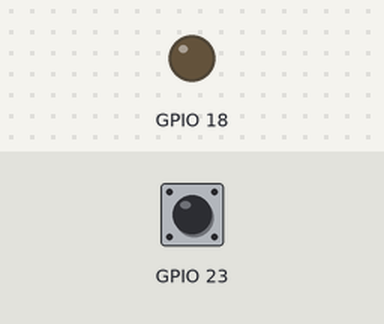
The program below on a simulated Raspberry Pi (BCM pin numbers). Shown: output pins drawn as LEDs (lit = HIGH). The test bench sets the inputs (shaded band); at power-on: GPIO 23 HIGH. The desktop window is not drawn, its controls go by their first labels and the mouse button is held 0.15 s.

Above: at 1.2 s.
1.3 s: GPIO 23 pulled LOW for 0.15 s
At 1.37 s:
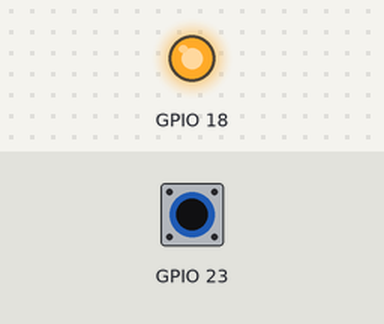
2.9 s: GPIO 23 pulled LOW for 3.2 s
At 7.5 s:
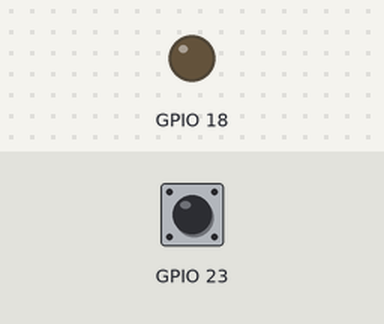
Timing chart, 0 to 9.0 s (numbered marks = the images above; inputs shaded):
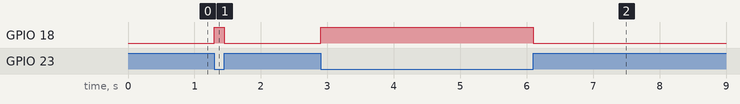

Measured:
- after the input at 1.3 s, GPIO 18: LOW → HIGH at once, → LOW 0.15 s later
- after the input at 2.9 s, GPIO 18: LOW → HIGH at once, → LOW 3.2 s later

The program:

02_led_switch_gui.py
```python
#
# 02_led_switch_gui.py
#

import tkinter
import RPi.GPIO as GPIO
import time

DEFAULT_SWITCH_PORT = 23
DEFAULT_LED_PORT = 18

class LedSwitchGUI(object):

    def __init__(self,
                 switch_port=DEFAULT_SWITCH_PORT, led_port=DEFAULT_LED_PORT):
        # GPIO
        self._switch_port = switch_port
        self._led_port = led_port
        GPIO.setmode(GPIO.BCM)  # GPIO番号で指定
        GPIO.setup(self._switch_port, GPIO.IN, pull_up_down=GPIO.PUD_UP)
        GPIO.setup(self._led_port, GPIO.OUT)
        GPIO.add_event_detect(self._switch_port, GPIO.BOTH,
                              callback=self.cb_switch)

    def run(self):
        # GUI
        self._root = tkinter.Tk()
        self._root.wm_title('Switch Monitor')
        self._root.geometry('200x100')
        # Frame
        frame = tkinter.Frame(self._root)
        frame.pack()
        # Message
        self._message = tkinter.StringVar()
        self._message.set('Ready')
        label = tkinter.Label(frame,
                              textvariable=self._message, font=('', 30))
        label.pack()
        # Quit button
        button = tkinter.Button(frame, text='Quit', command=self.quit_gui)
        button.pack()

        self._root.mainloop()

    def cb_switch(self, ch):
        self._state = GPIO.input(ch)
        if self._state:
            self._message.set('OFF')
            GPIO.output(self._led_port, False)
        else:
            self._message.set('Pushed')
            GPIO.output(self._led_port, True)

    def quit_gui(self):
        GPIO.cleanup()
        exit()


if __name__ == '__main__':
    app = LedSwitchGUI()
    app.run()
```
